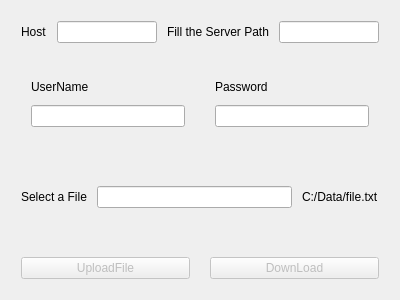
<?xml version="1.0" encoding="UTF-8"?>
<ui version="4.0">
 <class>TestFolderSetServer</class>
 <widget class="QWidget" name="TestFolderSetServer">
  <property name="geometry">
   <rect>
    <x>0</x>
    <y>0</y>
    <width>400</width>
    <height>300</height>
   </rect>
  </property>
  <property name="windowTitle">
   <string>Form</string>
  </property>
  <layout class="QVBoxLayout" name="verticalLayout_3">
   <item>
    <layout class="QHBoxLayout" name="horizontalLayout">
     <property name="spacing">
      <number>10</number>
     </property>
     <property name="leftMargin">
      <number>10</number>
     </property>
     <property name="topMargin">
      <number>10</number>
     </property>
     <property name="rightMargin">
      <number>10</number>
     </property>
     <property name="bottomMargin">
      <number>10</number>
     </property>
     <item>
      <widget class="QLabel" name="hostLabel">
       <property name="text">
        <string>Host</string>
       </property>
      </widget>
     </item>
     <item>
      <widget class="QLineEdit" name="hostLineEdit"/>
     </item>
     <item>
      <widget class="QLabel" name="serverPathLabel">
       <property name="text">
        <string>Fill the Server Path</string>
       </property>
      </widget>
     </item>
     <item>
      <widget class="QLineEdit" name="folderPathLineEdit">
       <property name="text">
        <string/>
       </property>
      </widget>
     </item>
    </layout>
   </item>
   <item>
    <layout class="QHBoxLayout" name="horizontalLayout_2">
     <property name="spacing">
      <number>10</number>
     </property>
     <property name="leftMargin">
      <number>10</number>
     </property>
     <property name="topMargin">
      <number>10</number>
     </property>
     <property name="rightMargin">
      <number>10</number>
     </property>
     <property name="bottomMargin">
      <number>10</number>
     </property>
     <item>
      <layout class="QVBoxLayout" name="verticalLayout">
       <property name="spacing">
        <number>10</number>
       </property>
       <property name="leftMargin">
        <number>10</number>
       </property>
       <property name="topMargin">
        <number>10</number>
       </property>
       <property name="rightMargin">
        <number>10</number>
       </property>
       <property name="bottomMargin">
        <number>10</number>
       </property>
       <item>
        <widget class="QLabel" name="userLabel">
         <property name="text">
          <string>UserName</string>
         </property>
        </widget>
       </item>
       <item>
        <widget class="QLineEdit" name="userLineEdit"/>
       </item>
      </layout>
     </item>
     <item>
      <layout class="QVBoxLayout" name="verticalLayout_2">
       <property name="spacing">
        <number>10</number>
       </property>
       <property name="leftMargin">
        <number>10</number>
       </property>
       <property name="topMargin">
        <number>10</number>
       </property>
       <property name="rightMargin">
        <number>10</number>
       </property>
       <property name="bottomMargin">
        <number>10</number>
       </property>
       <item>
        <widget class="QLabel" name="passwordLabel">
         <property name="text">
          <string>Password</string>
         </property>
        </widget>
       </item>
       <item>
        <widget class="QLineEdit" name="passwordLineEdit"/>
       </item>
      </layout>
     </item>
    </layout>
   </item>
   <item>
    <layout class="QHBoxLayout" name="horizontalLayout_3">
     <property name="spacing">
      <number>10</number>
     </property>
     <property name="leftMargin">
      <number>10</number>
     </property>
     <property name="topMargin">
      <number>10</number>
     </property>
     <property name="rightMargin">
      <number>10</number>
     </property>
     <property name="bottomMargin">
      <number>10</number>
     </property>
     <item>
      <widget class="QLabel" name="fileLabel">
       <property name="text">
        <string>Select a File</string>
       </property>
      </widget>
     </item>
     <item>
      <widget class="QLineEdit" name="fileLineEdit"/>
     </item>
     <item>
      <widget class="QLabel" name="egLabel">
       <property name="text">
        <string>C:/Data/file.txt</string>
       </property>
      </widget>
     </item>
    </layout>
   </item>
   <item>
    <layout class="QHBoxLayout" name="horizontalLayout_4">
     <property name="spacing">
      <number>20</number>
     </property>
     <property name="leftMargin">
      <number>10</number>
     </property>
     <property name="topMargin">
      <number>10</number>
     </property>
     <property name="rightMargin">
      <number>10</number>
     </property>
     <property name="bottomMargin">
      <number>10</number>
     </property>
     <item>
      <widget class="QPushButton" name="uploadPushButton">
       <property name="enabled">
        <bool>false</bool>
       </property>
       <property name="text">
        <string>UploadFile</string>
       </property>
      </widget>
     </item>
     <item>
      <widget class="QPushButton" name="downloadPushButton">
       <property name="enabled">
        <bool>false</bool>
       </property>
       <property name="text">
        <string>DownLoad</string>
       </property>
      </widget>
     </item>
    </layout>
   </item>
  </layout>
 </widget>
 <resources/>
 <connections/>
</ui>
